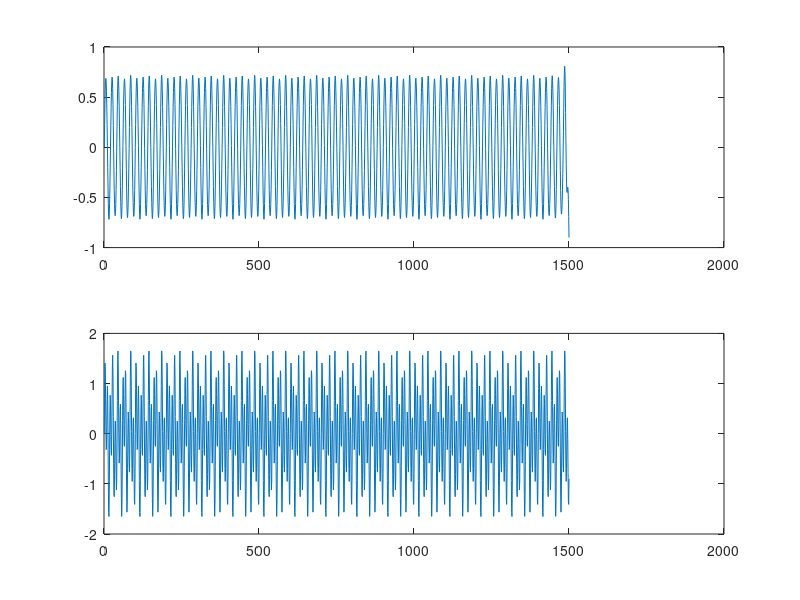

This figure's MATLAB source:
clc; clear;
pkg load signal;
fs = 1000;            % Sampling frequency                    
T = 1/fs;             % Sampling period       
L = 1500;             % Length of signal
t = (0:L-1)*T;        % Time vector

% Ordem do filtro
n = 10


s = 0.7*sin(2*pi*50*t) + sin(2*pi*120*t);

fc = 50;

[b,a] = butter(10, 2*fc*2/fs,'low');

y = filtfilt(b,a,s);

figure
subplot(2,1,1)
plot(y)

subplot(2,1,2)
plot(s)